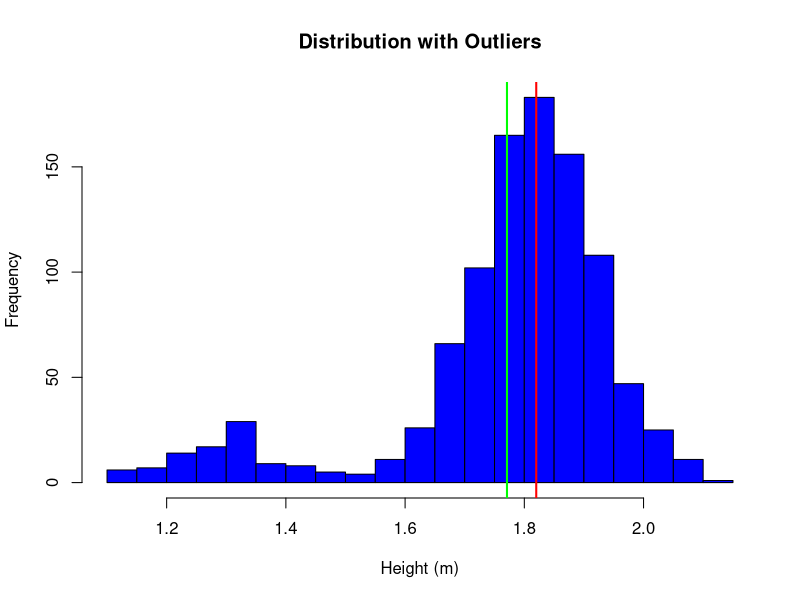
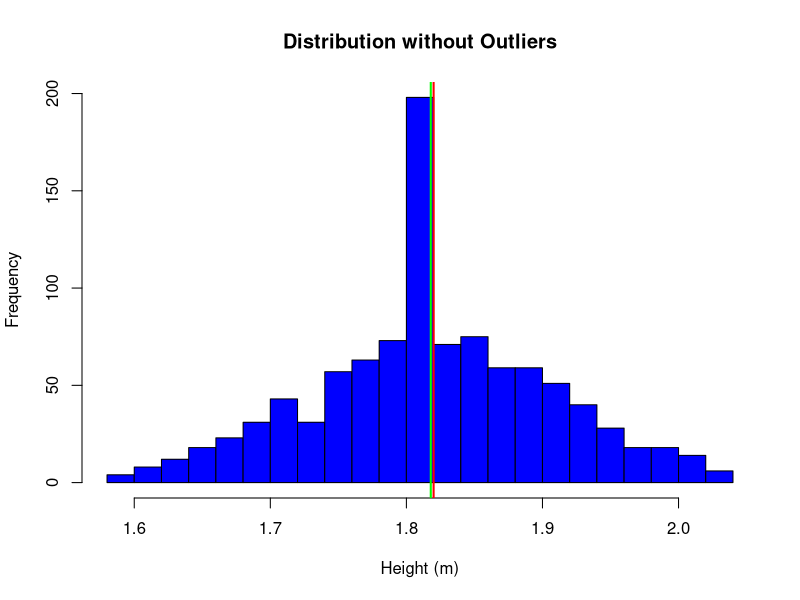

R code for these plots, in order:
set.seed(123)
n <- 1000
mu <- 1.82
sigma <- 0.1
outlier_frac <- 0.1

# Generate normally distributed data with an outlier
data_with_outliers <- c(rnorm(n * (1 - outlier_frac), mean = mu, sd = sigma), rnorm(n * outlier_frac, mean = mu + rnorm(1, mean = 0, sd = 0.5), sd = sigma))

# Identify the outlier using the median absolute deviation (MAD) method
mad <- median(abs(data_with_outliers - median(data_with_outliers)))
outlier <- which(abs(data_with_outliers - median(data_with_outliers)) > 3 * mad)

# Replace the outliers with the median of the data
data_without_outliers <- data_with_outliers
data_without_outliers[outlier] <- median(data_with_outliers)

# Compute the mean and standard deviation of the data with outliers
mean_with_outliers <- mean(data_with_outliers)
sd_with_outliers <- sd(data_with_outliers)

# Compute the mean and standard deviation of the data without outliers
mean_without_outliers <- mean(data_without_outliers)
sd_without_outliers <- sd(data_without_outliers)

# Plot the data with outliers
hist(data_with_outliers, breaks = 20, col = "blue", xlab = "Height (m)", main = "Distribution with Outliers")

# Add a vertical line for the true mean
abline(v = mu, col = "red", lwd = 2)

# Add a vertical line for the mean with outliers
abline(v = mean_with_outliers, col = "green", lwd = 2)

# Plot the data without outliers
hist(data_without_outliers, breaks = 20, col = "blue", xlab = "Height (m)", main = "Distribution without Outliers")

# Add a vertical line for the true mean
abline(v = mu, col = "red", lwd = 2)

# Add a vertical line for the mean without outliers
abline(v = mean_without_outliers, col = "green", lwd = 2)
